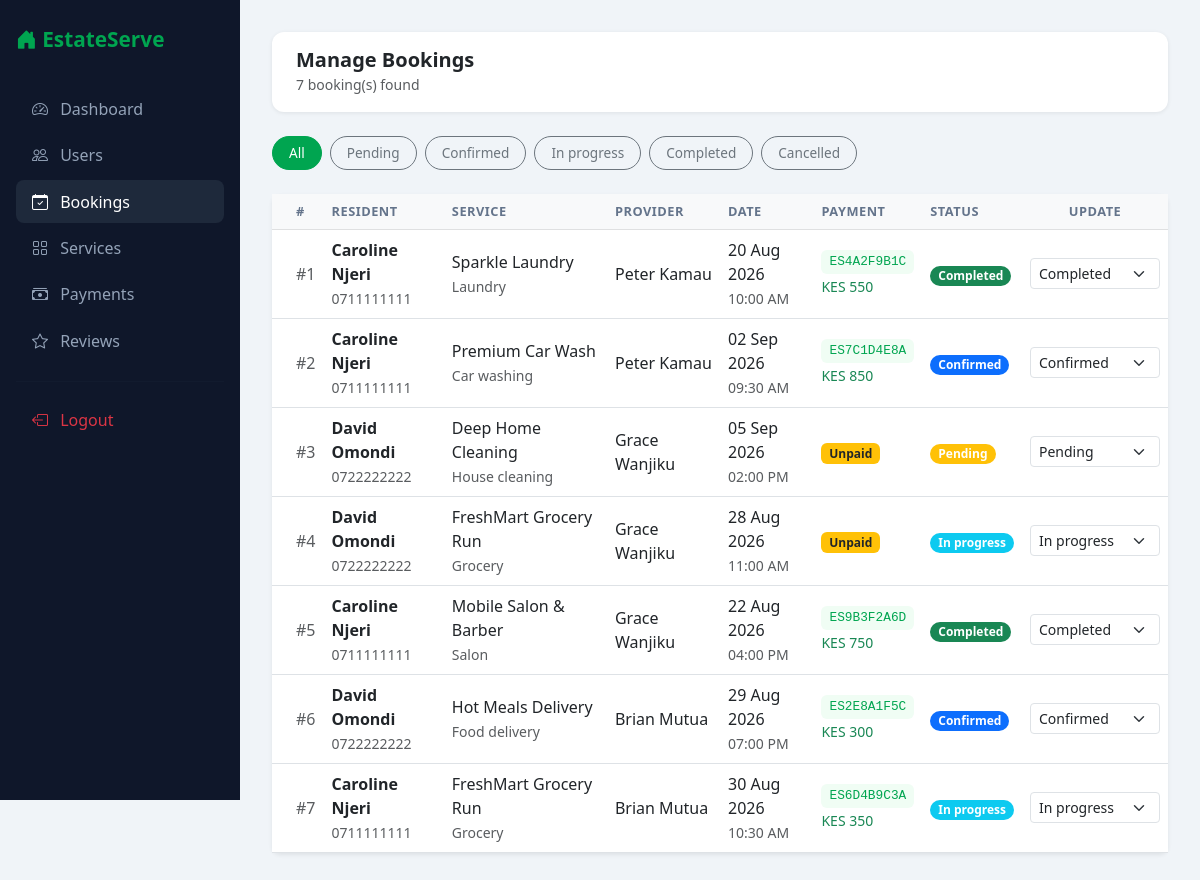
The app's page /admin/bookings.php (signed in) with its own data.
### tables this page shows
CREATE TABLE bookings (
    id           INT AUTO_INCREMENT PRIMARY KEY,
    resident_id  INT NOT NULL,
    service_id   INT NOT NULL,
    provider_id  INT NULL,
    booking_date DATE NOT NULL,
    booking_time TIME NOT NULL,
    address      VARCHAR(255) NOT NULL,
    notes        TEXT,
    status       ENUM('pending','confirmed','in_progress','completed','cancelled')
                 NOT NULL DEFAULT 'pending',
    created_at   TIMESTAMP NOT NULL DEFAULT CURRENT_TIMESTAMP,
    CONSTRAINT fk_bookings_resident FOREIGN KEY (resident_id)
        REFERENCES users(id)    ON DELETE CASCADE,
    CONSTRAINT fk_bookings_service  FOREIGN KEY (service_id)
        REFERENCES services(id) ON DELETE CASCADE,
    CONSTRAINT fk_bookings_provider FOREIGN KEY (provider_id)
        REFERENCES users(id)    ON DELETE SET NULL
);

CREATE TABLE users (
    id         INT AUTO_INCREMENT PRIMARY KEY,
    full_name  VARCHAR(150) NOT NULL,
    email      VARCHAR(150) NOT NULL UNIQUE,
    phone      VARCHAR(30)  NOT NULL,
    password   VARCHAR(255) NOT NULL,
    role       ENUM('admin','resident','provider','delivery') NOT NULL,
    status     ENUM('active','inactive','pending') NOT NULL DEFAULT 'active',
    created_at TIMESTAMP NOT NULL DEFAULT CURRENT_TIMESTAMP
);

CREATE TABLE services (
    id          INT AUTO_INCREMENT PRIMARY KEY,
    name        VARCHAR(150) NOT NULL,
    category    ENUM('laundry','car_washing','grocery','house_cleaning',
                     'plumbing','food_delivery','salon') NOT NULL,
    description TEXT,
    price       DECIMAL(10,2) NOT NULL DEFAULT 0,
    provider_id INT NULL,
    status      ENUM('available','unavailable') NOT NULL DEFAULT 'available',
    created_at  TIMESTAMP NOT NULL DEFAULT CURRENT_TIMESTAMP,
    CONSTRAINT fk_services_provider FOREIGN KEY (provider_id)
        REFERENCES users(id) ON DELETE SET NULL
);

CREATE TABLE payments (
    id               INT AUTO_INCREMENT PRIMARY KEY,
    booking_id       INT NOT NULL,
    resident_id      INT NOT NULL,
    amount           DECIMAL(10,2) NOT NULL,
    phone            VARCHAR(30) NOT NULL,
    transaction_code VARCHAR(50) NOT NULL,
    status           ENUM('success','pending','failed') NOT NULL DEFAULT 'success',
    paid_at          TIMESTAMP NOT NULL DEFAULT CURRENT_TIMESTAMP,
    CONSTRAINT fk_payments_booking  FOREIGN KEY (booking_id)
        REFERENCES bookings(id) ON DELETE CASCADE,
    CONSTRAINT fk_payments_resident FOREIGN KEY (resident_id)
        REFERENCES users(id)    ON DELETE CASCADE
);

### admin/bookings.php (the view, shortened to what this page needs)
<?php
require_once '../includes/db.php';
$filter = isset($_GET['filter']) ? $_GET['filter'] : 'all';
$where  = $filter !== 'all' ? "WHERE b.status = '$filter'" : '';
$stmt = $pdo->query("
    SELECT b.*,
           r.full_name AS resident, r.phone AS resident_phone,
           p2.full_name AS provider,
           s.name AS service, s.category,
           pay.transaction_code, pay.amount, pay.status AS payment_status
    FROM bookings b
    JOIN users r  ON b.resident_id  = r.id
    JOIN users p2 ON b.provider_id  = p2.id
    JOIN services s ON b.service_id = s.id
    LEFT JOIN payments pay ON pay.booking_id = b.id
    $where
    ORDER BY b.created_at DESC
");
$bookings = $stmt->fetchAll();
$status_colors = [
    'pending'     => 'warning',
    'confirmed'   => 'primary',
    'in_progress' => 'info',
    'completed'   => 'success',
    'cancelled'   => 'danger',
];
?>
<!DOCTYPE html>
<html lang="en">
<head>
  <link href="https://cdn.jsdelivr.net/npm/bootstrap@5.3.0/dist/css/bootstrap.min.css" rel="stylesheet">
  <link href="https://cdn.jsdelivr.net/npm/bootstrap-icons@1.10.5/font/bootstrap-icons.css" rel="stylesheet">
</head>
<body>
<div class="sidebar">
  <span class="brand"><i class="bi bi-house-door-fill"></i> EstateServe</span>
  <nav class="nav flex-column">
    <a href="dashboard.php" class="nav-link"><i class="bi bi-speedometer2"></i> Dashboard</a>
    <a href="users.php"     class="nav-link"><i class="bi bi-people"></i> Users</a>
    <a href="bookings.php"  class="nav-link active"><i class="bi bi-calendar-check"></i> Bookings</a>
    <a href="services.php"  class="nav-link"><i class="bi bi-grid"></i> Services</a>
    <a href="payments.php"  class="nav-link"><i class="bi bi-cash-stack"></i> Payments</a>
    <a href="reviews.php"   class="nav-link"><i class="bi bi-star"></i> Reviews</a>
    <hr style="border-color:#1e293b">
    <a href="../logout.php" class="nav-link text-danger"><i class="bi bi-box-arrow-left"></i> Logout</a>
  </nav>
</div>
<div class="main">
  <div class="topbar d-flex justify-content-between align-items-center">
    <div>
      <h5 class="mb-0 fw-bold">Manage Bookings</h5>
      <small class="text-muted"><?= count($bookings) ?> booking(s) found</small>
    </div>
  </div>
  <div class="d-flex gap-2 mb-4 flex-wrap">
    <?php foreach (['all','pending','confirmed','in_progress','completed','cancelled'] as $f): ?>
    <a href="?filter=<?= $f ?>"
       class="btn btn-outline-secondary filter-btn <?= $filter === $f ? 'active' : '' ?>">
      <?= ucfirst(str_replace('_',' ',$f)) ?>
    </a>
    <?php endforeach; ?>
  </div>
  <div class="card border-0 shadow-sm rounded-3">
    <div class="card-body p-0">
      <?php if (empty($bookings)): ?>
        <p class="text-center text-muted py-4">No bookings found.</p>
      <?php else: ?>
      <div class="table-responsive">
        <table class="table table-hover align-middle mb-0">
          <thead class="table-light">
            <tr>
              <th class="ps-4">#</th>
              <th>Resident</th>
              <th>Service</th>
              <th>Provider</th>
              <th>Date</th>
              <th>Payment</th>
              <th>Status</th>
              <th class="text-center">Update</th>
            </tr>
          </thead>
          <tbody>
            <?php foreach ($bookings as $b): ?>
            <tr>
              <td class="ps-4 text-muted">#<?= $b['id'] ?></td>
              <td>
                <div class="fw-semibold"><?= htmlspecialchars($b['resident']) ?></div>
                <small class="text-muted"><?= htmlspecialchars($b['resident_phone']) ?></small>
              </td>
              <td>
                <div><?= htmlspecialchars($b['service']) ?></div>
                <small class="text-muted"><?= str_replace('_',' ',ucfirst($b['category'])) ?></small>
              </td>
              <td><?= htmlspecialchars($b['provider']) ?></td>
              <td>
                <div><?= date('d M Y', strtotime($b['booking_date'])) ?></div>
                <small class="text-muted"><?= date('h:i A', strtotime($b['booking_time'])) ?></small>
              </td>
              <td>
                <?php if ($b['transaction_code']): ?>
                  <div class="txn-code"><?= $b['transaction_code'] ?></div>
                  <small class="text-success">KES <?= number_format($b['amount'],0) ?></small>
                <?php else: ?>
                  <span class="badge bg-warning text-dark">Unpaid</span>
                <?php endif; ?>
              </td>
              <td>
                <span class="badge bg-<?= $status_colors[$b['status']] ?> px-2 py-1 rounded-pill">
                  <?= ucfirst(str_replace('_',' ',$b['status'])) ?>
                </span>
              </td>
              <td class="text-center">
                <select class="form-select form-select-sm"
                  onchange="location='?id=<?= $b['id'] ?>&status='+this.value"
                  style="width:130px;display:inline-block">
                  <?php foreach (['pending','confirmed','in_progress','completed','cancelled'] as $s): ?>
                  <option value="<?= $s ?>" <?= $b['status'] === $s ? 'selected' : '' ?>>
                    <?= ucfirst(str_replace('_',' ',$s)) ?>
                  </option>
                  <?php endforeach; ?>
                </select>
              </td>
            </tr>
            <?php endforeach; ?>
          </tbody>
        </table>
      </div>
      <?php endif; ?>
    </div>
  </div>
</div>
</body>
</html>

### admin/bookings.php (style rules this page uses)
body { background: #f0f4f8; }
.sidebar { background: #0f172a; min-height: 100vh; width: 240px; position: fixed; top: 0; left: 0; padding: 1.5rem 1rem; }
.sidebar .brand { color: #00A550; font-weight: 700; font-size: 1.3rem; margin-bottom: 2rem; display: block; }
.sidebar .nav-link { color: #94a3b8; border-radius: 8px; padding: .6rem 1rem; margin-bottom: .2rem; }
.sidebar .nav-link:hover, .sidebar .nav-link.active { background: #1e293b; color: #fff; }
.sidebar .nav-link i { margin-right: 8px; }
.main { margin-left: 240px; padding: 2rem; }
.topbar { background: #fff; border-radius: 12px; padding: 1rem 1.5rem; margin-bottom: 1.5rem; box-shadow: 0 1px 4px rgba(0,0,0,.08); }
.table th { font-size: .8rem; text-transform: uppercase; letter-spacing: .04em; color: #64748b; }
.filter-btn { border-radius: 99px; font-size: .85rem; padding: .35rem 1rem; }
.filter-btn.active { background: #00A550; color: #fff; border-color: #00A550; }
.txn-code { font-family: monospace; background: #f0fdf4; color: #00A550; padding: .15rem .5rem; border-radius: 6px; font-size: .8rem; }

### records on screen
bookings: id "1", resident.full_name "Caroline Njeri", resident.phone "0711111111", service.name "Sparkle Laundry", service.category "Laundry", provider.full_name "Peter Kamau", booking_date "20 Aug 2026", booking_time "10:00 AM", payments.transaction_code "ES4A2F9B1C", payments.amount "550", status "Completed", status+id "Completed"
bookings: id "2", resident.full_name "Caroline Njeri", resident.phone "0711111111", service.name "Premium Car Wash", service.category "Car washing", provider.full_name "Peter Kamau", booking_date "02 Sep 2026", booking_time "09:30 AM", payments.transaction_code "ES7C1D4E8A", payments.amount "850", status "Confirmed", status+id "Confirmed"
bookings: id "3", resident.full_name "David Omondi", resident.phone "0722222222", service.name "Deep Home Cleaning", service.category "House cleaning", provider.full_name "Grace Wanjiku", booking_date "05 Sep 2026", booking_time "02:00 PM", shows "Unpaid", status "Pending", status+id "Pending"
bookings: id "4", resident.full_name "David Omondi", resident.phone "0722222222", service.name "FreshMart Grocery Run", service.category "Grocery", provider.full_name "Grace Wanjiku", booking_date "28 Aug 2026", booking_time "11:00 AM", shows "Unpaid", status "In progress", status+id "In progress"
bookings: id "5", resident.full_name "Caroline Njeri", resident.phone "0711111111", service.name "Mobile Salon & Barber", service.category "Salon", provider.full_name "Grace Wanjiku", booking_date "22 Aug 2026", booking_time "04:00 PM", payments.transaction_code "ES9B3F2A6D", payments.amount "750", status "Completed", status+id "Completed"
bookings: id "6", resident.full_name "David Omondi", resident.phone "0722222222", service.name "Hot Meals Delivery", service.category "Food delivery", provider.full_name "Brian Mutua", booking_date "29 Aug 2026", booking_time "07:00 PM", payments.transaction_code "ES2E8A1F5C", payments.amount "300", status "Confirmed", status+id "Confirmed"
bookings: id "7", resident.full_name "Caroline Njeri", resident.phone "0711111111", service.name "FreshMart Grocery Run", service.category "Grocery", provider.full_name "Brian Mutua", booking_date "30 Aug 2026", booking_time "10:30 AM", payments.transaction_code "ES6D4B9C3A", payments.amount "350", status "In progress", status+id "In progress"

### other values on screen
count($bookings) "7"
str_replace('_',' ',$f) "All"
str_replace('_',' ',$f) "Pending"
str_replace('_',' ',$f) "Confirmed"
str_replace('_',' ',$f) "In progress"
str_replace('_',' ',$f) "Completed"
str_replace('_',' ',$f) "Cancelled"
